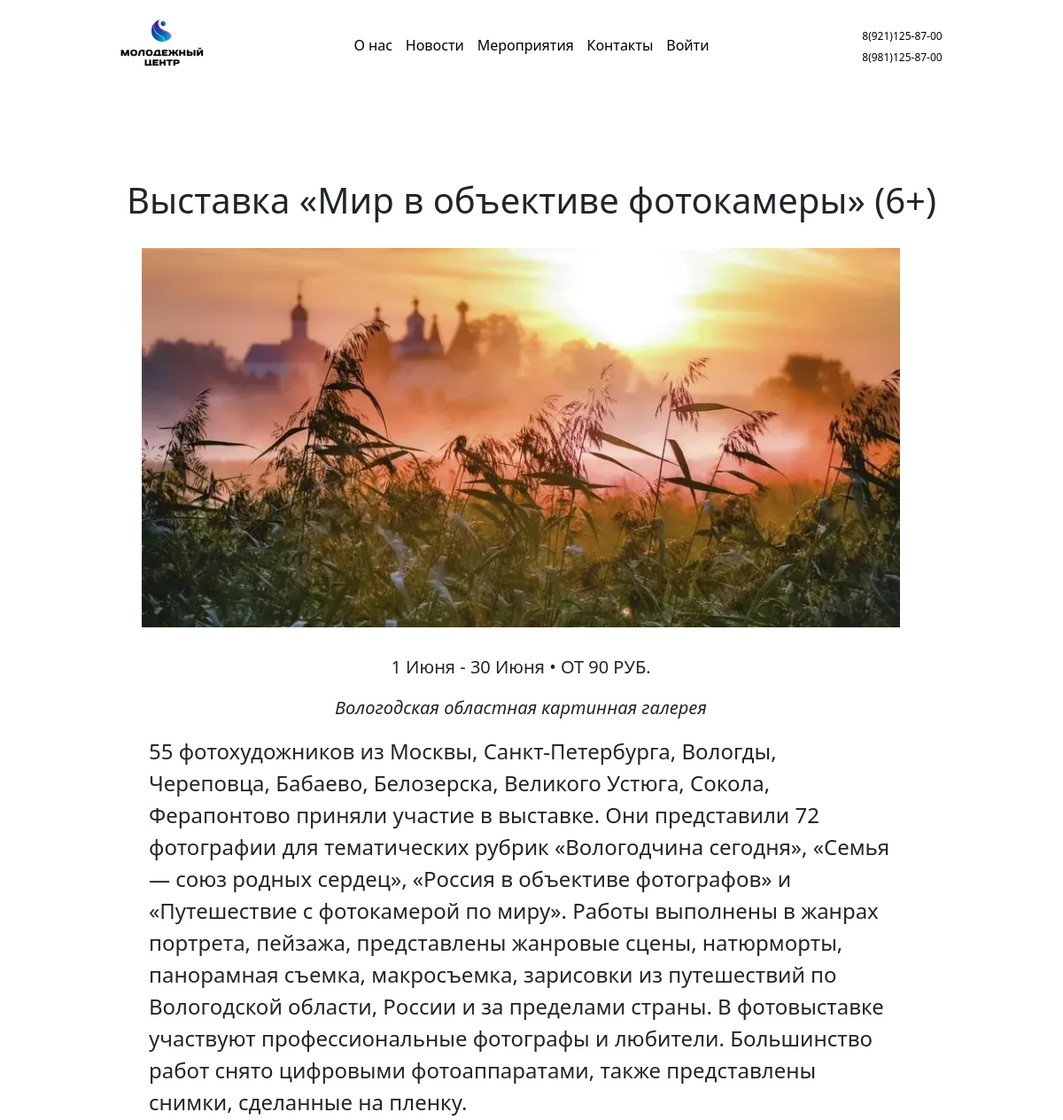
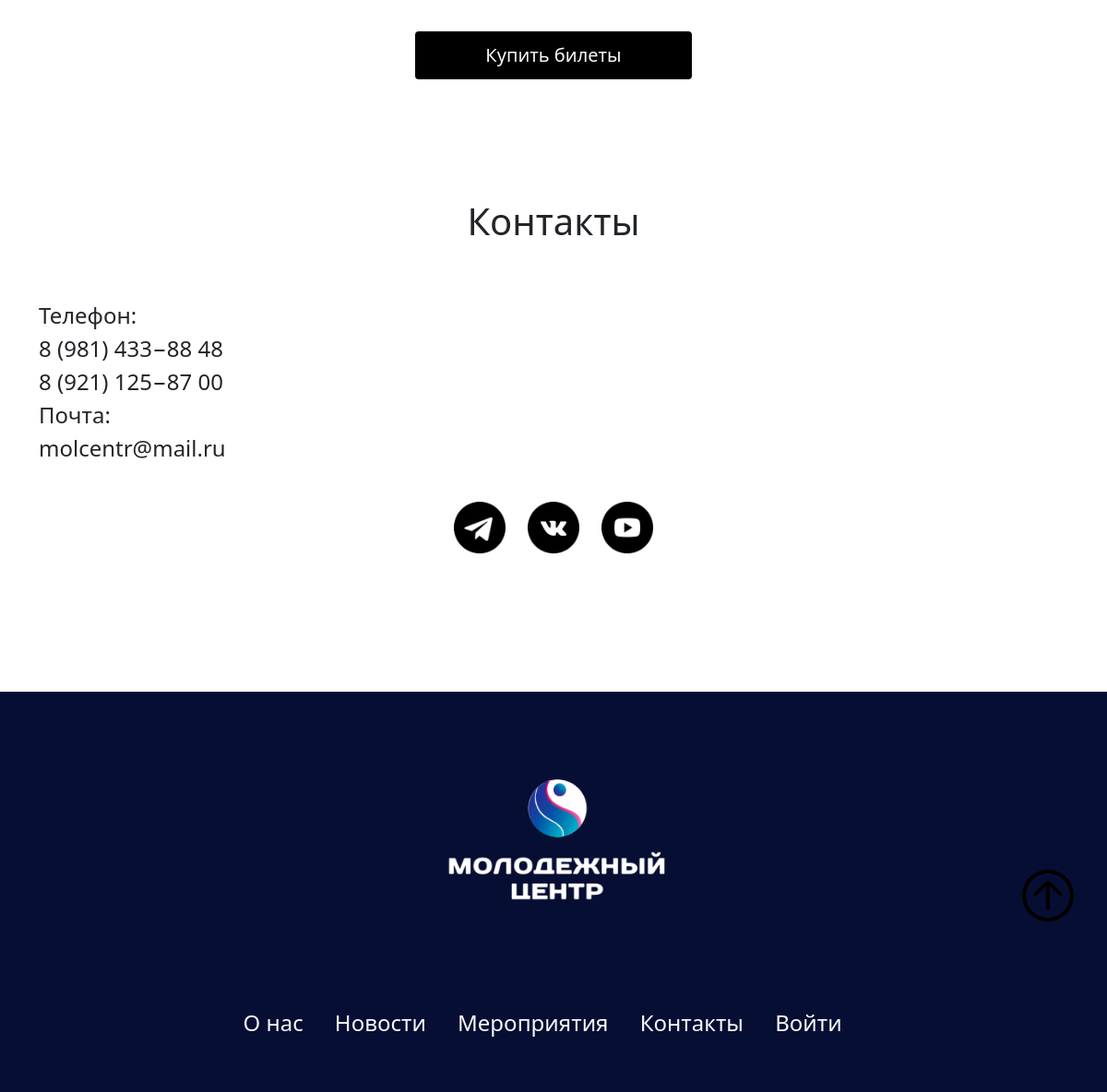
The page /event-4.php on the database its author committed (2 pictures, top to bottom).
### tables this page shows
CREATE TABLE `posts` (
  `id_card` int NOT NULL,
  `name` tinytext NOT NULL,
  `date` varchar(255) NOT NULL,
  `adress` varchar(255) NOT NULL,
  `price` varchar(30) NOT NULL,
  `body` longtext NOT NULL,
  `description` mediumtext NOT NULL,
  `link` varchar(1000) NOT NULL
);

### php/db.php (called while the page is built, shortened)
<?php
require ('connect.php');
        ?>
        <?php
function extraction_one_event($id){
    global $mysqli;
    $query = $mysqli->query("SELECT * FROM `posts` WHERE id_card = '$id'");
    $date_users = [];
    while($row = $query->fetch_assoc()){
        $date_users[] = $row;
    }
    return $date_users;
}
        ?>

### event-4.php (the view, shortened to what this page needs)
<?php include 'php/db.php';?>
<!doctype html>
<html lang="ru">
<head>
  <link rel="stylesheet" href="/style/style.css" />
  <link href="https://cdn.jsdelivr.net/npm/bootstrap@5.1.3/dist/css/bootstrap.min.css" rel="stylesheet">
</head>
<body>
    <?php include 'php/up.php';?>
    <?php include 'php/menu.php';?>
    <div >
      <?php
      $id = 4;
      $event = extraction_one_event($id);
      ?>
        <div class="col-12 text-center align-items-center justify-content-center" style="max-width:100%;">
          <div class="row text-dark">
                    <h2 class="h1" style="margin-top: 100px;margin-bottom: 30px;"><?php echo $event[0]['name']; ?></h2>
          </div>
          <div class="row justify-content-center" style="max-width:100%;">
            <img src="img/event/<?php echo $id; ?>.jpg" style="width:55em;">
          </div>
          <div class="row text-dark justify-content-center" style="max-width:100%;">
            <p class="fs-5" ><br><?php echo $event[0]['date'] . " • " . $event[0]['price']; ?></p>
            <p class="fs-5" style="width:25em;"><i><?php echo $event[0]['adress']?></i></p>
          </div>
          <div class="row text-dark justify-content-center" style="max-width:100%;">
            <p class="fs-4" style="text-align: left; width:36em;"><?php echo $event[0]['body']?></p>
          </div>
          <div class="" style="max-width:100%;">
            <?php
            if($_SESSION != null){
            ?>
            <a href="<?php echo $event[0]['link']; ?>" class=" fs-5 link-light btn align-items-center" style="background-color: #000000; padding: 10px 24px; margin-top:1em; width: 15em;" >Купить билеты</a>
            <?php
            $liked = liked($_SESSION['id_user'], $event[0]['id_card']);
            if($liked[0]['likes'] != 0){
              ?>
              <form method="POST">
              <button type="submit" name="unsubs" class=" fs-5 link-light btn align-items-center" style="background-color: #524072; padding: 10px 24px; margin-top:1em; width: 15em;" >Перестать отслеживать</button>
              </form>
              <?php
            }else{
            ?>
            <form method="POST">
              <button type="submit" name="subs" class=" fs-5 link-light btn align-items-center" style="background-color: #524072; padding: 10px 24px; margin-top:1em; width: 15em;" >Отслеживать мероприятие</button>
            </form>
            <?php }
            }else{
            ?>
            <a href="<?php echo $event[0]['link']; ?>" class=" fs-5 link-light btn align-items-center" style="background-color: #000000; padding: 10px 24px; margin-top:1em; width: 15em;" >Купить билеты</a>
            <?php
            }
            ?>
          </div>
      </div>
      </div>
    <?php include 'php/contacts.php';?>
    <?php include 'php/footer.php';?>
</body>
</html>

### style/style.css (style rules this page uses)
body { overflow-x:hidden; }

### php/style.php (style rules this page uses)
body { width: 100%; }

### rows shown on the page
posts: name "Выставка «Мир в объективе фотокамеры» (6+)", date "1 Июня - 30 Июня", price "ОТ 90 РУБ.", adress "Вологодская областная картинная галерея", body "55 фотохудожников из Москвы, Санкт-Петербурга, Вологды, Череповца, Бабаево, Белозерска, Великого Устюга, Сокола, Ферапонтово приняли участие в выставке. Они представили 72 фотографии для тематических рубрик «Вологодчина сегодня», «Семья — союз родных сердец», «Россия в объективе фотографов» и «Путешествие с фотокамерой по миру». Работы выполнены в жанрах портрета, пейзажа, представлены жанровые сцены, натюрморты, панорамная съемка, макросъемка, зарисовки из путешествий по Вологодской области, России и за пределами страны. В фотовыставке участвуют профессиональные фотографы и любители. Большинство работ снято цифровыми фотоаппаратами, также представлены снимки, сделанные на пленку."
